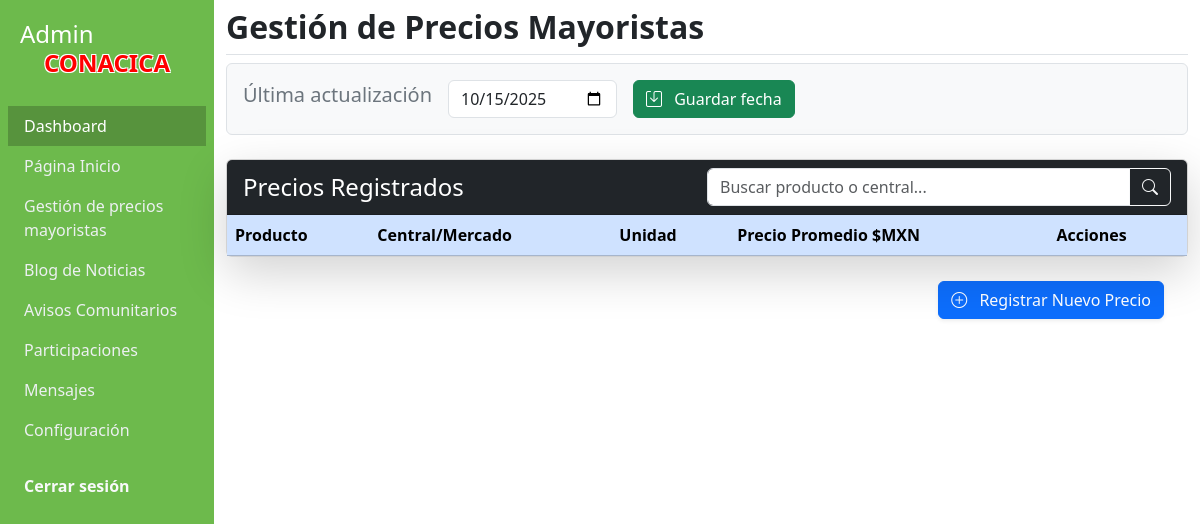
The app's page /admin-precios.php, older data.
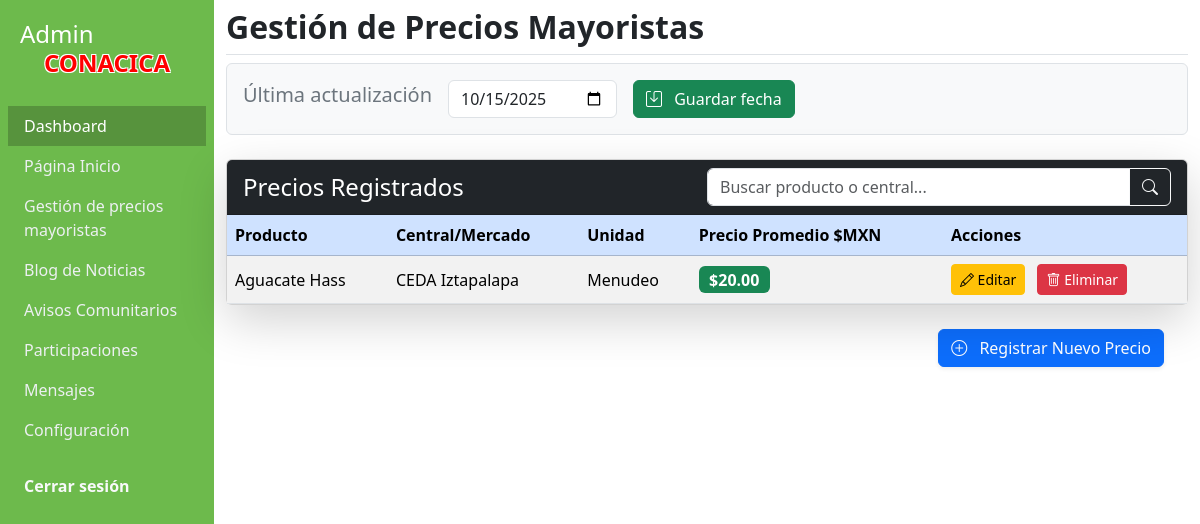
The same page, newer data.
### tables this page shows
CREATE TABLE `preciosRegistrados` (
  `preciosId` int(11) NOT NULL AUTO_INCREMENT,
  `productoId` int(11) DEFAULT NULL,
  `centralId` int(11) DEFAULT NULL,
  `unidad` enum('Mayoreo','Medio Mayoreo','Menudeo') NOT NULL,
  `precio` decimal(10,2) DEFAULT NULL,
  `fechaActualizacion` date DEFAULT NULL,
  PRIMARY KEY (`preciosId`),
  KEY `productoId` (`productoId`),
  KEY `centralId` (`centralId`),
  CONSTRAINT `1` FOREIGN KEY (`productoId`) REFERENCES `producto` (`productoId`),
  CONSTRAINT `2` FOREIGN KEY (`centralId`) REFERENCES `central` (`centralId`)
);

CREATE TABLE `producto` (
  `productoId` int(11) NOT NULL AUTO_INCREMENT,
  `productName` varchar(100) DEFAULT NULL,
  PRIMARY KEY (`productoId`)
);

CREATE TABLE `central` (
  `centralId` int(11) NOT NULL AUTO_INCREMENT,
  `centralName` varchar(150) DEFAULT NULL,
  PRIMARY KEY (`centralId`)
);

### admin-precios.php (the view, shortened to what this page needs)
<?php
    $conn = connection();
?>
<!DOCTYPE html>
<html lang="es">
<head>
    <link href="https://cdn.jsdelivr.net/npm/bootstrap@5.3.2/dist/css/bootstrap.min.css" rel="stylesheet">
    <link rel="stylesheet" href="https://cdn.jsdelivr.net/npm/bootstrap-icons@1.11.3/font/bootstrap-icons.min.css">
    <link rel="stylesheet" href="style.css">
</head>
<body class="body-admin">
    <?php include 'admin-menu.php'; ?>
    <div class="container my-2">
        <h2 class="fw-semibold border-bottom pb-2">Gestión de Precios Mayoristas</h2>
        <div class="p-3 bg-light rounded border mb-4">
            <div class="d-flex gap-3 align-items-center">
                <h5 class="text-secondary fs-5">Última actualización</h5>
                <input type="date" class="form-control w-auto" id="fecha_actualizacion" value="2025-10-15">
                <button class="btn btn-success"><i class="bi bi-save me-2"></i> Guardar fecha</button>
            </div>
        </div>
        <div class="card shadow-lg mt-4">
            <div class="card-header bg-dark text-white d-flex justify-content-between align-items-center">
                <h4 class="mb-0">Precios Registrados</h4>
                <div class="input-group w-50">
                    <input type="text" class="form-control" placeholder="Buscar producto o central...">
                    <button class="btn btn-outline-light" type="button"><i class="bi bi-search"></i></button>
                </div>
            </div>
            <div class="card-body p-0">
                <div class="table-responsive">
                    <table class="table table-striped table-hover align-middle mb-0">
                        <thead class="table-primary">
                            <tr>
                                <th>Producto</th>
                                <th>Central/Mercado</th>
                                <th>Unidad</th>
                                <th>Precio Promedio $MXN</th>
                                <th>Acciones</th>
                            </tr>
                        </thead>
                        <?php
                            $sql = 'SELECT
                                    reg.preciosId,
                                    reg.unidad,
                                    reg.precio,
                                    pro.productName,
                                    cen.centralName
                                    FROM preciosRegistrados reg
                                    INNER JOIN producto pro
                                    ON reg.productoId = pro.productoId
                                    INNER JOIN central cen
                                    ON reg.centralId = cen.centralId
                                ';
                                try{
                                    $stmt = $conn -> prepare( $sql );
                                    $stmt -> execute();
                                } catch( PDOException $e ) {
                                    echo '<p>Hubo un error en la base de datos.</p>';
                                }
                        ?>
                        <tbody>
                            <?php while( $res = $stmt -> fetch() ): ?>
                            <tr>
                                <td><?php echo $res['productName'] ?></td>
                                <td><?php echo $res['centralName'] ?></td>
                                <td><?php echo $res['unidad'] ?></td>
                                <td><span class='badge bg-success fs-6'>$<?php echo $res['precio'] ?></span></td>
                                <td>
                                    <button class='btn btn-sm btn-warning me-2' data-bs-toggle='modal' data-bs-target='#modalEditar'><i class='bi bi-pencil'></i> Editar</button>
                                    <button class='btn btn-sm btn-danger'><i class='bi bi-trash'></i> Eliminar</button>
                                </td>
                            </tr>
                            <?php endwhile; ?>
                        </tbody>
                    </table>
                </div>
            </div>
        </div>
        <div class="d-flex justify-content-end">
        <button class="btn btn-primary btn m-4 shadow-sm" data-bs-toggle="modal" data-bs-target="#modalAgregar">
            <i class="bi bi-plus-circle me-2"></i> Registrar Nuevo Precio
        </button>
        </div>
    </div>
</body>
</html>

### admin-menu.php
<div class="sidebar d-flex flex-column">
  <h4 class="fs-4">Admin <span class="fw-bold text-light fs-4 logo-stroked p-4">CONACICA</span></h4>
    <nav class="nav flex-column p-2">
        <a class="nav-link active" href="admin-dashboard.php">Dashboard</a>
        <a class="nav-link" href="/">Página Inicio</a>
        <a class="nav-link" href="admin-precios.php">Gestión de precios mayoristas</a>
        <a class="nav-link" href="#">Blog de Noticias</a>
        <a class="nav-link" href="admin-avisos-comunitarios.php">Avisos Comunitarios</a>
        <a class="nav-link" href="#">Participaciones</a>
        <a class="nav-link" href="admin-mensajes.php">Mensajes</a>
        <a class="nav-link" href="#">Configuración</a>
        <a class="nav-link text-light fw-semibold mt-3" href="logout.php">Cerrar sesión</a>
    </nav>
</div>

### style.css (style rules this page uses)
.logo-stroked { color: #FF0000 !important; text-shadow: -1px -1px 0 #FFFFFF, 1px -1px 0 #FFFFFF, -1px 1px 0 #FFFFFF, 1px 1px 0 #FFFFFF; font-size: 1.5rem; }
.nav-link { color: #38761D; }
.body-admin { min-height: 100vh; display: flex; }
.sidebar { width: 260px; background: #6dba4c; color: white; }
.sidebar .nav-link { color: #ecf0f1; }
.sidebar .nav-link.active { background: #57933dff; color: white; }
.sidebar h4 { padding: 20px; margin: 0; font-size: 22px; }

Row changes from the older to the newer data that the page shows:
added preciosregistrados: productoId.productName "Aguacate Hass", centralId.centralName "CEDA Iztapalapa", unidad "Menudeo", precio "20.00"
